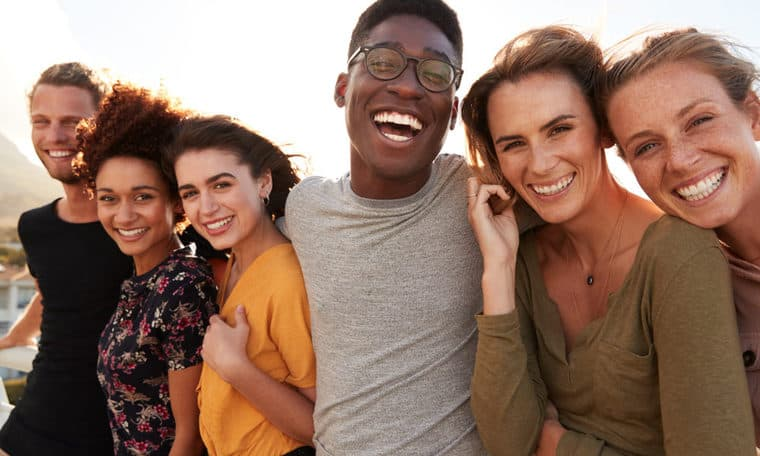
#> input picture people.jpg, 760 x 456 px
$ python main.py
#> lines starting #> are read from the running program, lines starting #| are printed output that depends on the picture; after the words box and inside, x2 and y2 are one past the last pixel; in counts of white or black regions, pixels touching at a corner belong together
import cv2

# Load the cascade classifier
face_cascade = cv2.CascadeClassifier('haarcascade_frontalface_default.xml')

# Load the image
img = cv2.imread('people.jpg')
#> img is the input picture: shape (456, 760, 3); mean B, G, R 101.3, 116.6, 146.2

# Convert the image to grayscale
gray = cv2.cvtColor(img, cv2.COLOR_BGR2GRAY)
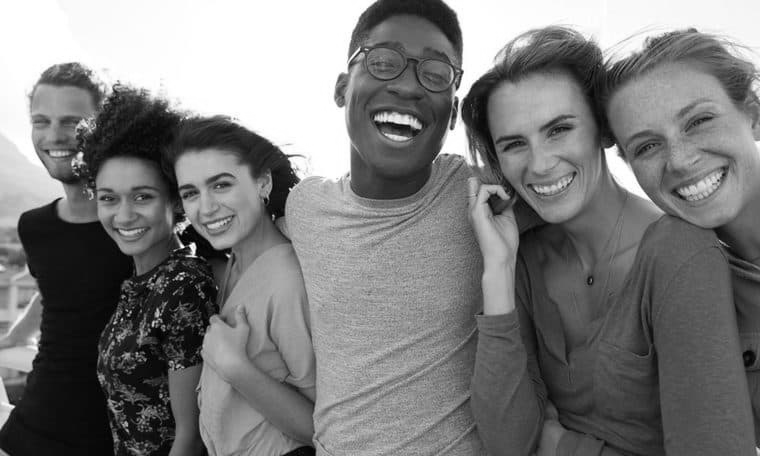
#> gray: shape (456, 760); min 0, max 255, mean 123.7

# Detect faces in the grayscale image
faces = face_cascade.detectMultiScale(gray, 1.1, 4)
#> faces = [[20, 95, 69, 69], [85, 164, 85, 85], [162, 152, 92, 92], [472, 87, 129, 129]]

# Draw rectangles around the faces
for (x, y, w, h) in faces:
    cv2.rectangle(img, (x, y), (x + w, y + h), (0, 0, 255), 2)
    cv2.putText(img, f'x: {x}, y: {y}, w: {w}, h: {h}', (x, y - 10), cv2.FONT_HERSHEY_SIMPLEX, 0.5, (0, 0, 255), 2)
#> this loop made 4 passes
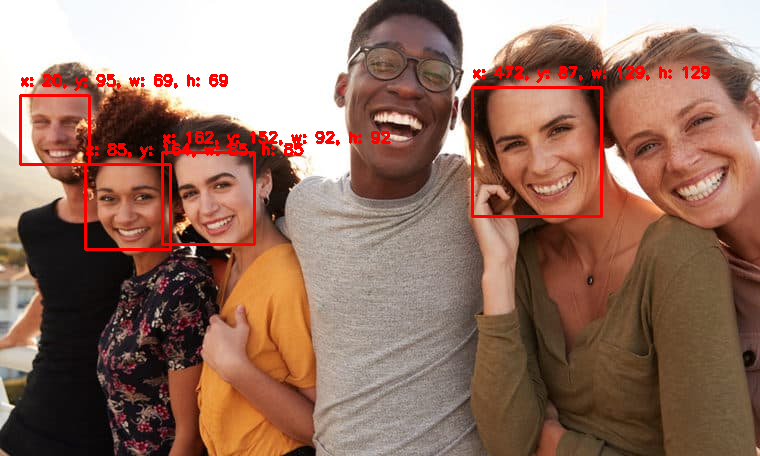
#> img: shape (456, 760, 3); 2.57% of pixels changed, all inside (x1, y1, x2, y2) = (19, 66, 710, 251)

# Show the image
cv2.imshow('Faces', img)
cv2.waitKey()
cv2.destroyAllWindows()
